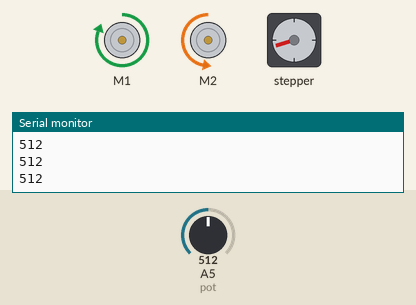
The sketch below on a simulated Arduino Uno, built with avr-gcc and run on an emulated ATmega328P. On the bench: 2 × DC motor (green arrow = forward, orange = backward, longer = faster), stepper motor, the last lines printed to the serial monitor. The test bench sets the inputs (shaded band); at power-on: A5 (pot) = 512. Stepper angles assume 200 steps per turn.

Above: at 1.2 s.
1.3 s: A5 (pot) set to 791
At 1.73 s:
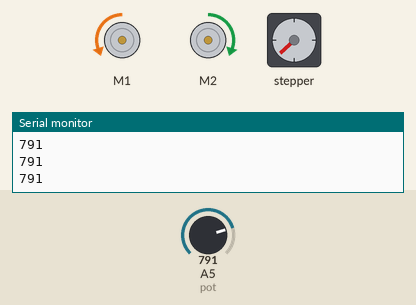
4.3 s: A5 (pot) set to 809
At 5.4 s:
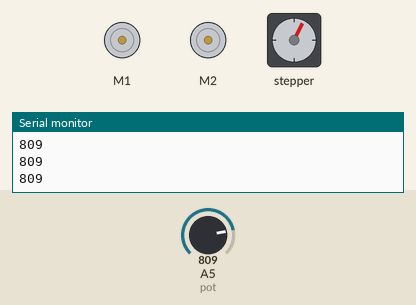
5.8 s: A5 (pot) set to 790
At 5.96 s:
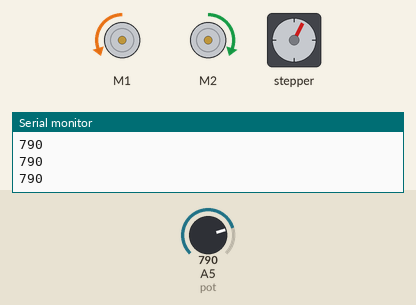
8.8 s: A5 (pot) set to 810
At 9.3 s:
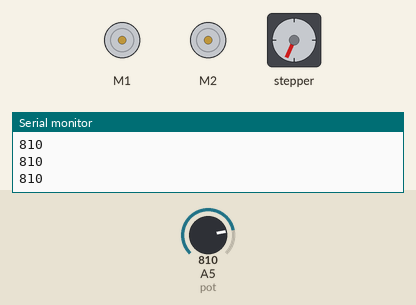
10.3 s: A5 (pot) set to 716
At 10.46 s:
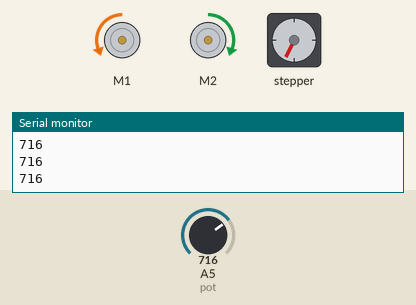
13.3 s: A5 (pot) set to 590
At 13.53 s:
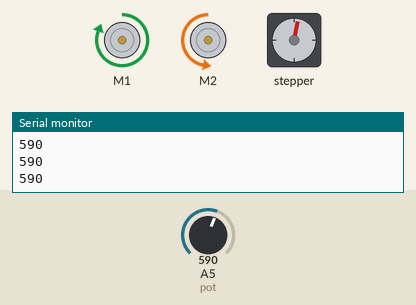
Timing chart, 0 to 17.3 s (numbered marks = the images above; inputs shaded):
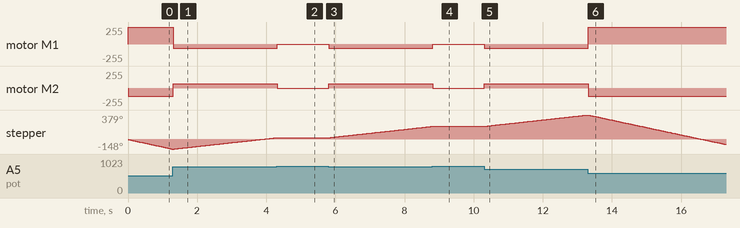

Measured:
- the behaviour switches between 799 and 800 on A5 (pot) (found by bisection; images 1 and 2)
- after the input at 1.3 s, motor M1: forward 255/255 → backward 63/255 at once; motor M2: backward 127/255 → forward 63/255 at once
- after the input at 4.3 s, motor M1: backward 63/255 → stopped at once; motor M2: forward 63/255 → stopped at once; stepper: stops changing and stays 27°
- after the input at 5.8 s, motor M1: stopped → backward 63/255 at once; motor M2: stopped → forward 63/255 at once; stepper: keeps turning clockwise at about 59°/s, starting at once
- after the input at 8.8 s, motor M1: backward 63/255 → stopped at once; motor M2: forward 63/255 → stopped at once; stepper: stops changing and stays 203°
- after the input at 10.3 s, motor M1: stopped → backward 63/255 at once; motor M2: stopped → forward 63/255 at once; stepper: keeps turning clockwise at about 59°/s, starting at once
- after the input at 13.3 s, motor M1: backward 63/255 → forward 255/255 at once; motor M2: forward 63/255 → backward 127/255 at once

The sketch:

Program_No_3.ino
```cpp
/*
    Make a program to implement the following events:
    2.a. Use ADAFRUIT Motor Driver v.1
    2.b. Use ADAFRUIT Motor Driver v.2

    ANA 5       Motor1      Motor2      Stepper(1.8deg/Step)
    POT         Channel 1   Channel 2   Port 2
    <200        CLOCKWISE   C.CLOCKWISE C.CLOCKWISE
                100% DC     100% DC     30 STEPS - 40rpm
    <400        CLOCKWISE   C.CLOCKWISE CLOCKWISE
                50% DC      100% DC     25 STEPS - 30rpm
    <600        CLOCKWISE   C.CLOCKWISE C.CLOCKWISE
                100% DC     50% DC      1 STEP - 20rpm
    <800        C.CLOCKWISE CLOCKWISE   CLOCKWISE
                25% DC      25% DC      1 STEP - 10rpm
    OTHERWISE   STOP        STOP        STOP
*/

#include <AFMotor.h>

AF_DCMotor motor1(1);
AF_DCMotor motor2(2);
AF_Stepper motor3(200, 2);

int pot = A5;
int val;

void setup() {
    Serial.begin(9600);
}

void loop() {
    val = analogRead(pot);
    Serial.println(val);

    if (val < 200) {
        motor1.setSpeed(255);
        motor1.run(FORWARD);
        motor2.setSpeed(255);
        motor2.run(BACKWARD);
        motor3.setSpeed(40);
        motor3.step(30, BACKWARD, SINGLE);
    } else if (val < 400) {
        motor1.setSpeed(255 * 0.5);
        motor1.run(FORWARD);
        motor2.setSpeed(255);
        motor2.run(BACKWARD);
        motor3.setSpeed(30);
        motor3.step(25, FORWARD, SINGLE);
    } else if (val < 600) {
        motor1.setSpeed(255);
        motor1.run(FORWARD);
        motor2.setSpeed(255 * 0.5);
        motor2.run(BACKWARD);
        motor3.setSpeed(20);
        motor3.step(1, BACKWARD, SINGLE);
    } else if (val < 800) {
        motor1.setSpeed(255 * 0.25);
        motor1.run(BACKWARD);
        motor2.setSpeed(255 * 0.25);
        motor2.run(FORWARD);
        motor3.setSpeed(10);
        motor3.step(1, FORWARD, SINGLE);
    } else {
        motor1.run(RELEASE);
        motor2.run(RELEASE);
        motor3.step(0, FORWARD, SINGLE);
    }
}
```
